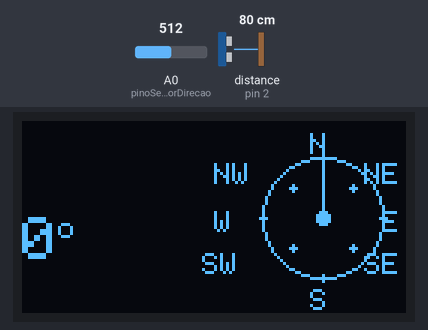
The sketch below on a simulated Arduino Uno, built with avr-gcc and run on an emulated ATmega328P. Parts: 128×64 one-colour display. Wiring (inferred from the names in the program): range finder with pulse-width output: data pin 2. The inputs (shaded band) are chosen by the test bench; at power-on: A0 (pinoSensorDirecao) = 512, distance to the obstacle (sensor on pin 2) 80 cm. What the sketch prints to the serial monitor is not drawn.

Above: at 1.2 s.
1.3 s: A0 (pinoSensorDirecao) set to 122
At 5.5 s:
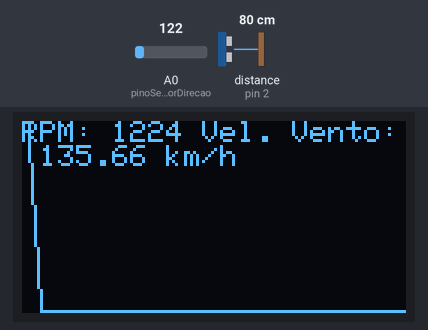
At 7.8 s:
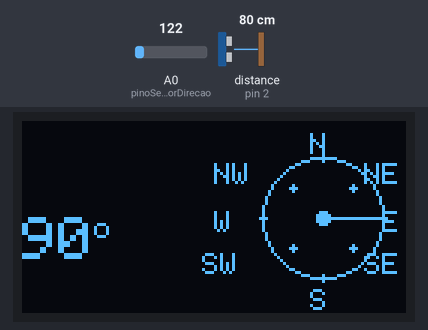
8.1 s: A0 (pinoSensorDirecao) set to 10
At 14.1 s:
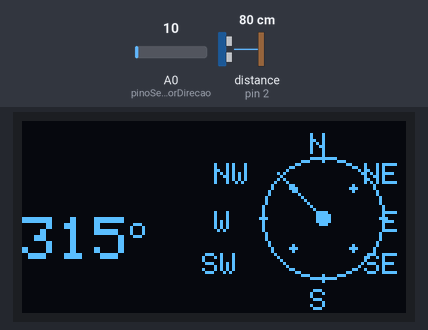
Timing chart, 0 to 15.6 s (numbered marks = the images above; inputs shaded):
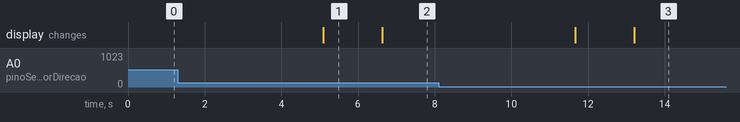

Measured:
- after the input at 1.3 s, the display: first differs from a run without the input after 5.3 s (image 2)
- what the display in image 1 shows lasts 1.5 s, from 5.1 s to 6.6 s

The sketch:

6-ProjetoFinal.ino
```cpp
#include <Wire.h>
#include <Adafruit_GFX.h>
#include <Adafruit_SSD1306.h>

#define pinoSensorVelocidade 2  // Pino digital para o sensor Hall
#define LARGURA_TELA 128        // Largura do display OLED
#define ALTURA_TELA 64          // Altura do display OLED
#define MAX_AMOSTRAS 20         // Número máximo de amostras
#define pinoSensorDirecao A0    // Pino analógico para direção do vento

// Instancia o objeto do OLED
Adafruit_SSD1306 display(LARGURA_TELA, ALTURA_TELA, &Wire, -1);

// Definições de constantes
const int raioAnemometro = 147;  // Raio do anemômetro em mm
const int intervaloMedicao = 5000;  // Tempo de medição em milissegundos
const int intervaloEntreLeituras = 1500;  // Tempo entre leituras em milissegundos
const float pi = 3.14159265;     // Constante Pi

// Variáveis globais
unsigned int pulsosSensorHall = 0;        // Contador de pulsos do sensor Hall
unsigned int RPM = 0;                     // Rotações por minuto
float velVentoKMH = 0;                    // Velocidade do vento em km/h
float amostras[MAX_AMOSTRAS] = { 0 };     // Array para armazenar amostras de velocidade

// Variáveis para controle da exibição
bool exibirGrafico = true;  // Inicia com a exibição do gráfico

void setup() {
  pinMode(pinoSensorVelocidade, INPUT_PULLUP);  // Pino do sensor Hall com pull-up ativo
  Serial.begin(9600);                          // Inicializa comunicação serial

  // Inicializa o display OLED
  display.begin(SSD1306_SWITCHCAPVCC, 0x3C);  // Usando o endereço 0x3C
  display.clearDisplay();
  display.setTextSize(1);
  display.setTextColor(WHITE);
}

void loop() {
  mostrarDirecaoVento();
  medirVelocidadeVento();
  desenharGraficoVelocidade();
  Serial.print(velVentoKMH);  // Enviar velocidade
  Serial.print(",");
  Serial.println(obterDirecao(analogRead(pinoSensorDirecao) * (5.0 / 1023.0)));  // Enviar direção
  delay(intervaloEntreLeituras);
}

// Função para medir a velocidade do vento
void medirVelocidadeVento() {
  pulsosSensorHall = 0;  // Resetar contador
  attachInterrupt(digitalPinToInterrupt(pinoSensorVelocidade), incrementarPulsos, RISING);  // Configurar interrupção
  delay(intervaloMedicao);  // Esperar o tempo de medição
  detachInterrupt(digitalPinToInterrupt(pinoSensorVelocidade));  // Desconectar interrupção

  RPM = (pulsosSensorHall * 60) / (intervaloMedicao / 1000);  // Calcular RPM
  velVentoKMH = calcularVelocidadeKMH();  // Calcular velocidade em km/h

  atualizarHistoricoVelocidade(velVentoKMH);  // Armazenar nova amostra
}

// Função para calcular a velocidade em km/h
float calcularVelocidadeKMH() {
  return (4 * pi * raioAnemometro * RPM) / 60000.0 * 3.6;  // Velocidade do vento em km/h
}

// Função para armazenar amostra de velocidade
void atualizarHistoricoVelocidade(float novaAmostra) {
  // Deslocar as amostras antigas
  for (int i = MAX_AMOSTRAS - 1; i > 0; i--) {
    amostras[i] = amostras[i - 1];
  }
  amostras[0] = novaAmostra;  // Armazenar nova amostra
}

// Função para atualizar o gráfico de velocidade
void desenharGraficoVelocidade() {
  display.clearDisplay();
  display.setCursor(0, 0);
  display.print("RPM: ");
  display.print(RPM);
  display.print(" Vel. Vento: ");
  display.print(velVentoKMH);
  display.print(" km/h");

  // Desenhar o gráfico
  for (int i = 1; i < MAX_AMOSTRAS; i++) {
    int x1 = map(i - 1, 0, MAX_AMOSTRAS - 1, 0, LARGURA_TELA - 1);
    int y1 = map(amostras[i - 1], 0, 100, ALTURA_TELA - 1, 0);
    int x2 = map(i, 0, MAX_AMOSTRAS - 1, 0, LARGURA_TELA - 1);
    int y2 = map(amostras[i], 0, 100, ALTURA_TELA - 1, 0);
    display.drawLine(x1, y1, x2, y2, WHITE);
  }
  display.display();  // Atualiza o display
}

// Função para exibir a direção do vento (bússola)
void mostrarDirecaoVento() {
  float valor = analogRead(pinoSensorDirecao) * (5.0 / 1023.0);  // Lê valor do sensor
  int direcaoGraus = obterDirecao(valor);                        // Obtém direção em graus

  // Desenha a bússola no display
  desenharBussola(direcaoGraus);
}

// Função para obter a direção do vento em graus
int obterDirecao(float valor) {
  if (valor <= 0.27) return 315;  // Noroeste
  if (valor <= 0.32) return 270;  // Oeste
  if (valor <= 0.38) return 225;  // Sudoeste
  if (valor <= 0.45) return 180;  // Sul
  if (valor <= 0.57) return 135;  // Sudeste
  if (valor <= 0.75) return 90;   // Leste
  if (valor <= 1.25) return 45;   // Nordeste
  return 0;                       // Norte
}

// Função para desenhar a bússola com a seta da direção do vento
void desenharBussola(int direcao) {
  display.clearDisplay();
  display.drawCircle(100, 32, 20, WHITE);  // Círculo da bússola
  display.fillCircle(100, 32, 2, WHITE);   // Centro

  // Adiciona círculos nas direções cardeais e intermediárias
  // Adiciona pontos cardeais
  display.fillCircle(120, 32, 1, WHITE);  // E
  display.fillCircle(80, 32, 1, WHITE);   // O
  display.fillCircle(100, 12, 1, WHITE);  // N
  display.fillCircle(100, 52, 1, WHITE);  // S
  display.fillCircle(110, 22, 1, WHITE);  // NE
  display.fillCircle(110, 42, 1, WHITE);  // SE
  display.fillCircle(90, 22, 1, WHITE);   // NW
  display.fillCircle(90, 42, 1, WHITE);   // SW

  // Adiciona os pontos cardeais de maneira organizada
  display.setCursor(96, 4);
  display.print("N");
  display.setCursor(120, 30);
  display.print("E");
  display.setCursor(96, 56);
  display.print("S");
  display.setCursor(64, 30);
  display.print("W");

  // Adiciona os pontos intermediários
  display.setCursor(114, 14);
  display.print("NE");
  display.setCursor(114, 44);
  display.print("SE");
  display.setCursor(64, 14);
  display.print("NW");
  display.setCursor(60, 44);
  display.print("SW");

  // Desenha a seta que indica a direção do vento
  int x = 100 + 20 * cos(radians(direcao - 90));
  int y = 32 + 20 * sin(radians(direcao - 90));
  display.drawLine(100, 32, x, y, WHITE);  // Seta

  // Adiciona o ângulo em graus no canto esquerdo
  display.setCursor(0, 32);
  display.setTextSize(2);
  display.print(direcao);
  display.setTextSize(1);
  display.print("o");

  display.display();  // Atualiza o display
}

// Função de interrupção para incrementar os pulsos do sensor Hall
void incrementarPulsos() {
  pulsosSensorHall++;
}
```
